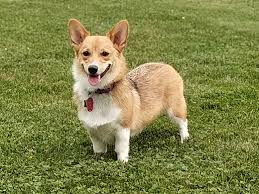
#> input picture ImageProcessing/ComputerVis_Examples/templateMatching/src/dog.jpg, 259 x 194 px, found by its file name
$ jupyter execute 'TemplateMatchingŞablonEşleştirme.ipynb'   (shell and % lines are left out)
#> lines starting #> are read from the running program, lines starting #| are printed output that depends on the picture
TEMPLATE MATCHING(ŞABLON EŞLEŞTİRME)

[cell 1]
import cv2  #gerekli kütüphanelerimizi aktarıyoruz
import numpy as np
import matplotlib.pyplot as plt

dog = cv2.imread("d:CV_WithPython/DATA/dog.jpg")   #resimlerimizi diskten alıyoruz
#> dog is the input picture: shape (194, 259, 3); mean B, G, R 73.9, 132.4, 129.8
dog_face = cv2.imread("d:CV_WithPython/DATA/dog_face.jpg")
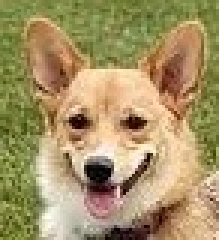
#> input picture ImageProcessing/ComputerVis_Examples/templateMatching/src/dog_face.jpg, 73 x 80 px, found by its file name (shown 3 times larger)
#> dog_face is the input picture: shape (80, 73, 3); mean B, G, R 101.5, 146.9, 165.5

dog= cv2.cvtColor(dog,cv2.COLOR_BGR2RGB) #resimlerimizi bgr formatından rgb formatına dönüştürüyoruz
dog_face = cv2.cvtColor(dog_face,cv2.COLOR_BGR2RGB)
# [4 lines of commented-out code are left out]

my_method = eval('cv2.TM_CCOEFF')
res = cv2.matchTemplate(dog,dog_face,my_method) #eşleşen görüntülerin başlangıç noktası parlak olur.
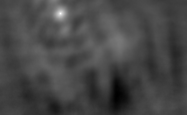
#> res: shape (115, 187) float32; min -17157582, max 42611236, mean -498693.8; drawn with min black and max white

plt.imshow(res) #res değişkenimizdeki resmimizi gösteriyoruz

[cell 2]
import cv2 #gerekli kütüphanelerimizi aktarıyoruz
import numpy as np
import matplotlib.pyplot as plt

dog = cv2.imread("d:CV_WithPython/DATA/dog.jpg")  #resimlerimizi diskten alıyoruz
dog_face = cv2.imread("d:CV_WithPython/DATA/dog_face.jpg")

dog = cv2.cvtColor(dog,cv2.COLOR_BGR2RGB)   #resimlerimizi bgr formatından rgb formatına dönüştürüyoruz
dog_face = cv2.cvtColor(dog_face,cv2.COLOR_BGR2RGB)
height,width,channels = dog_face.shape #resmin genişlik yükseklik değerlerini buluyoruz
#> height = 80; width = 73; channels = 3

methods = ['cv2.TM_CCOEFF','cv2.TM_CCOEFF_NORMED','cv2.TM_CCORR','cv2.TM_CCORR_NORMED','cv2.TM_SQDIFF','cv2.TM_SQDIFF_NORMED'] #openCV dökümanlarından methodalarımızı alıyoruz

for m in methods:  #m isimli değişken ile methods listesinde gezinelim
    dog_copy = dog.copy()   #resmimizi kopyalıyoruz
    method = eval(m)
    res = cv2.matchTemplate(dog_copy,dog_face,method) # methodumuz ile şablon arıyoruz

    min_value,max_value,min_loc,max_loc = cv2.minMaxLoc(res)  #eşleşen şablondaki koordinatları döndürüyoruz


    if method in ['cv2.TM_SQDIFF','cv2.TM_SQDIFF_NORMED']:    #eğer method bu ikisinden biri ise
        top_left = min_loc
    else:      #değilse
        top_left = max_loc

    bottomRight = (top_left[0]+width,top_left[1]+height)  #sağ alt noktayı belirliyoruz
    cv2.rectangle(dog_copy,top_left,bottomRight,(255,0,0),3)  #eşleşen şablondan gelen koordinatlarla birlikte dikdörtgenimizi çiziyoruz

    plt.subplot(121)    #grafik oluştururuz
    plt.imshow(res)
    plt.title('template matching işlemi')

    plt.subplot(122)    #grafik oluştururuz
    plt.imshow(dog_copy)
    plt.title('detection işlemi')

    plt.suptitle(m)
    plt.show()
    print("\n")     #bir satır aşağı atıyoruz
#> this loop made 6 passes
#> (min_value, max_value, min_loc, top_left, bottomRight) on passes 1 to 6: (-17157582, 42611236, (117, 95), (60, 13), (133, 93)), (-0.332, 0.998, (117, 95), (60, 13), (133, 93)), (234569856, 400469760, (14, 114), (111, 45), (184, 125)), (0.801, 1, (115, 107), (60, 13), (133, 93)), (149608, 143205520, (60, 13), (117, 95), (190, 175)), (0.000385, 0.435, (60, 13), (42, 114), (115, 194))
#> pass 1, `plt.show()`:
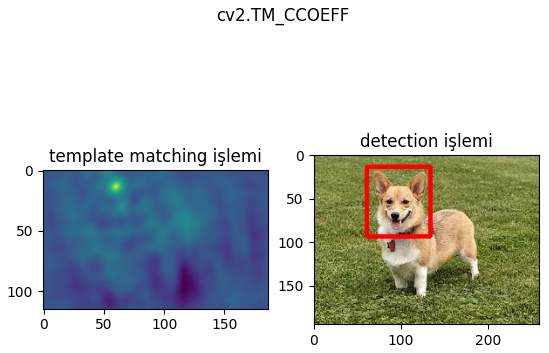
#> figure drawn by matplotlib, 2 panels
#> pass 3, `res = cv2.matchTemplate(dog_copy,dog_face,method)`:
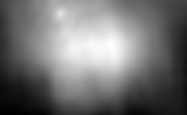
#> res: shape (115, 187) float32; min 234569856, max 400469760, mean 309218912; drawn with min black and max white
#> after the loop:
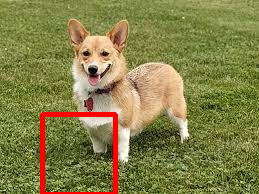
#> dog_copy: shape (194, 259, 3); mean R, G, B 133.2, 129, 71.8
#> after the loop:
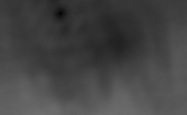
#> res: shape (115, 187) float32; min 0.000385, max 0.435, mean 0.269
